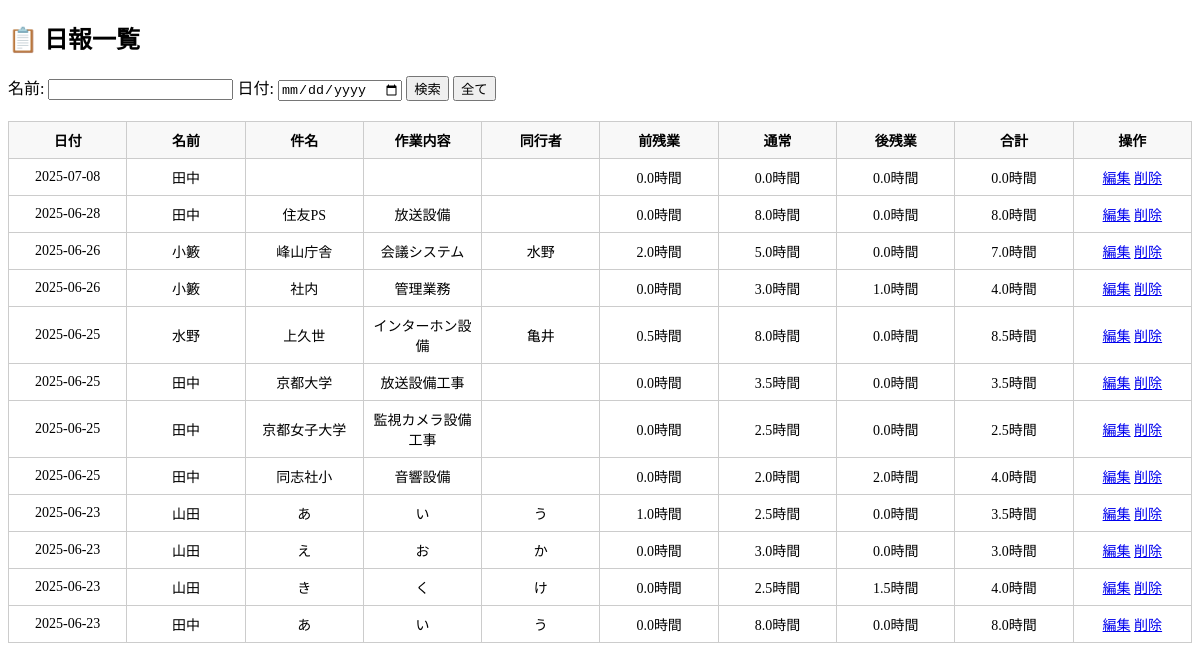
/view_reports, run on an earlier commit of the app's database.
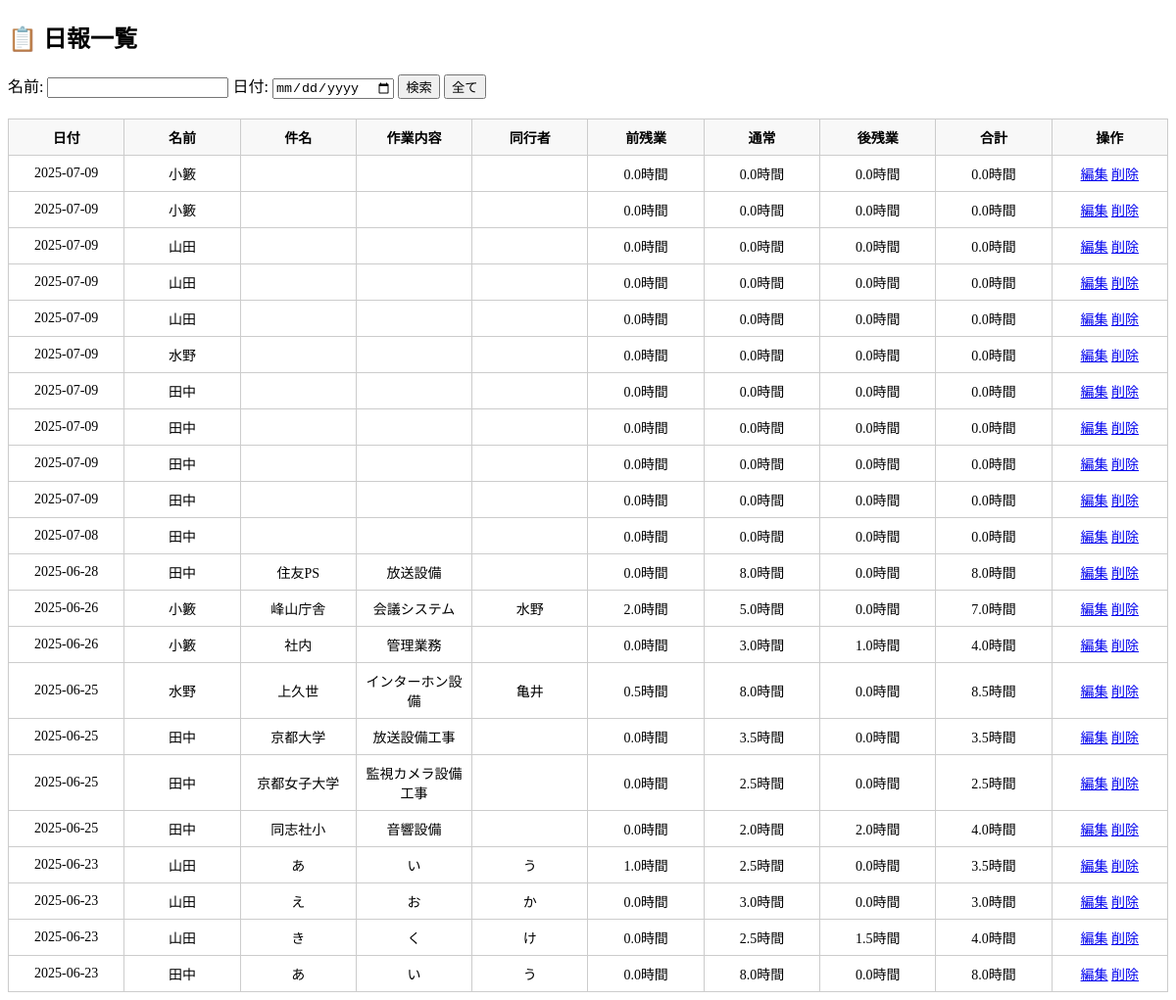
And on a later commit of the database.
### models.py (models this page shows)
class DailyReport(db.Model):
    __tablename__ = 'daily_reports'
    id = db.Column(db.Integer, primary_key=True)
    name = db.Column(db.String(100),nullable=False)
    title = db.Column(db.String(200))
    task = db.Column(db.String(500))
    partner = db.Column(db.String(200))
    start_hour = db.Column(db.Integer)
    start_minute = db.Column(db.Integer)
    end_hour = db.Column(db.Integer)
    end_minute = db.Column(db.Integer)
    work_minutes = db.Column(db.Integer)       # 選択時間（分）
    overtime_before = db.Column(db.Integer)    # 前残業（分）
    overtime_after = db.Column(db.Integer)     # 後残業（分）
    total_minutes = db.Column(db.Integer)      # 合計時間（分）
    date = db.Column(db.String(10))            # 日付（例: "2025-06-16"）
    paid_leave_minutes = db.Column(db.Integer, default=0)   # 有休（分）

### app.py (the view)
@app.route('/view_reports')
def view_reports():
    name = request.args.get('name')
    date = request.args.get('date')
    query = DailyReport.query
    if name:
        query = query.filter(DailyReport.name.contains(name))
    if date:
        query = query.filter(DailyReport.date == date)
    reports = query.order_by(DailyReport.date.desc(), DailyReport.name).all()
    return render_template('view_reports.html', reports=reports)

### templates/view_reports.html (shortened to what this page needs)
<!DOCTYPE html>
<html lang="ja">
<head>
</head>
<body>
    <h2>📋 日報一覧</h2>
    <form method="get" style="margin-bottom: 20px;">
        名前: <input type="text" name="name" value="{{ request.args.get('name', '') }}">
        日付: <input type="date" name="date" value="{{ request.args.get('date', '') }}">
        <button type="submit">検索</button>
        <a href="{{ url_for('view_reports') }}"><button type="button">全て</button></a>
    </form>
    <table>
        <thead>
            <tr>
                <th>日付</th>
                <th>名前</th>
                <th>件名</th>
                <th>作業内容</th>
                <th>同行者</th>
                <th>前残業</th>
                <th>通常</th>
                <th>後残業</th>
                <th>合計</th>
                <th>操作</th>
            </tr>
        </thead>
        <tbody>
            {% for r in reports %}
            <tr>
                <td>{{ r.date }}</td>
                <td>{{ r.name }}</td>
                <td>{{ r.title }}</td>
                <td>{{ r.task }}</td>
                <td>{{ r.partner }}</td>
                <td>{{ r.overtime_before / 60 | round(2) }}時間</td>
                <td>{{ r.work_minutes / 60 | round(2) }}時間</td>
                <td>{{ r.overtime_after / 60 | round(2) }}時間</td>
                <td>{{ r.total_minutes / 60 | round(2) }}時間</td>
                <td>
                    <a href="{{ url_for('edit_report', id=r.id) }}">編集</a>
                    <a href="{{ url_for('delete_report', id=r.id) }}" onclick="return confirm('削除してもよろしいですか？')">削除</a>
                </td>
            </tr>
            {% endfor %}
        </tbody>
    </table>
</body>
</html>

### templates/view_reports.html (style rules this page uses)
table { border-collapse: collapse; width: 100%; font-size: 14px; table-layout: fixed; }
th,td { border: 1px solid #ccc; padding: 8px; text-align: center; }
thead th { position: sticky; top: 0; background-color: #f8f8f8; z-index: 1; }

What changed in the data, as far as the page shows it:
added DailyReport: date "2025-07-09", name "小籔", r.overtime_before/60|round(2) "0.0", r.work_minutes/60|round(2) "0.0", r.overtime_after/60|round(2) "0.0", r.total_minutes/60|round(2) "0.0"
added DailyReport: date "2025-07-09", name "小籔", r.overtime_before/60|round(2) "0.0", r.work_minutes/60|round(2) "0.0", r.overtime_after/60|round(2) "0.0", r.total_minutes/60|round(2) "0.0"
added DailyReport: date "2025-07-09", name "山田", r.overtime_before/60|round(2) "0.0", r.work_minutes/60|round(2) "0.0", r.overtime_after/60|round(2) "0.0", r.total_minutes/60|round(2) "0.0"
added DailyReport: date "2025-07-09", name "山田", r.overtime_before/60|round(2) "0.0", r.work_minutes/60|round(2) "0.0", r.overtime_after/60|round(2) "0.0", r.total_minutes/60|round(2) "0.0"
added DailyReport: date "2025-07-09", name "山田", r.overtime_before/60|round(2) "0.0", r.work_minutes/60|round(2) "0.0", r.overtime_after/60|round(2) "0.0", r.total_minutes/60|round(2) "0.0"
added DailyReport: date "2025-07-09", name "水野", r.overtime_before/60|round(2) "0.0", r.work_minutes/60|round(2) "0.0", r.overtime_after/60|round(2) "0.0", r.total_minutes/60|round(2) "0.0"
added DailyReport: date "2025-07-09", name "田中", r.overtime_before/60|round(2) "0.0", r.work_minutes/60|round(2) "0.0", r.overtime_after/60|round(2) "0.0", r.total_minutes/60|round(2) "0.0"
added DailyReport: date "2025-07-09", name "田中", r.overtime_before/60|round(2) "0.0", r.work_minutes/60|round(2) "0.0", r.overtime_after/60|round(2) "0.0", r.total_minutes/60|round(2) "0.0"
added DailyReport: date "2025-07-09", name "田中", r.overtime_before/60|round(2) "0.0", r.work_minutes/60|round(2) "0.0", r.overtime_after/60|round(2) "0.0", r.total_minutes/60|round(2) "0.0"
added DailyReport: date "2025-07-09", name "田中", r.overtime_before/60|round(2) "0.0", r.work_minutes/60|round(2) "0.0", r.overtime_after/60|round(2) "0.0", r.total_minutes/60|round(2) "0.0"
